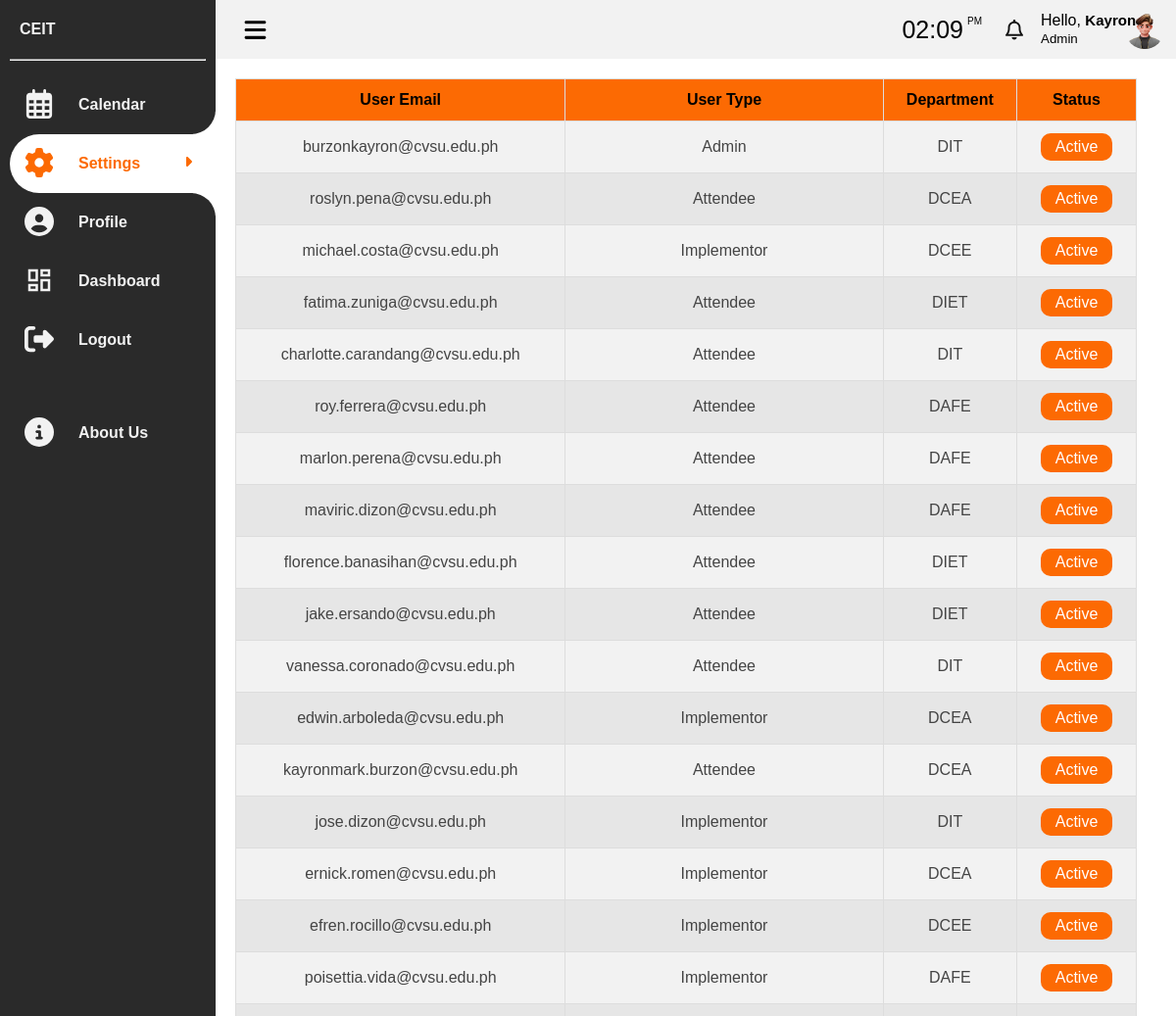
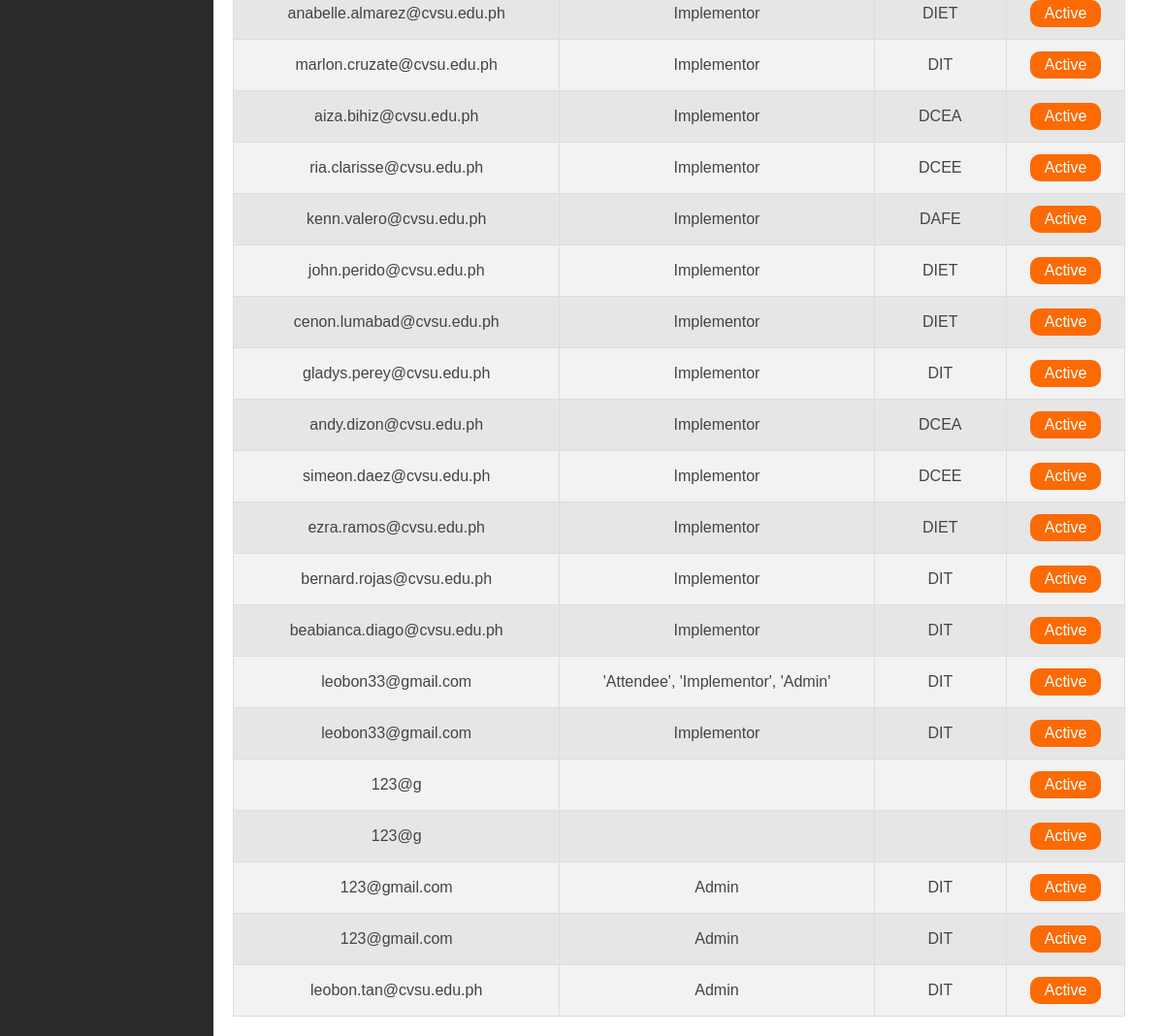
/CAPSTONE/PAGES/status.php (signed in), run on the app's committed database (2 pictures, top to bottom).
### tables this page shows
CREATE TABLE `user_form` (
  `id` int(255) NOT NULL,
  `nickname` varchar(255) NOT NULL,
  `name` varchar(255) NOT NULL,
  `user_email` varchar(255) NOT NULL,
  `position` varchar(255) NOT NULL,
  `password` varchar(255) NOT NULL,
  `user_type` varchar(255) NOT NULL DEFAULT '''Attendee'', ''Implementor'', ''Admin''',
  `department` varchar(255) NOT NULL DEFAULT 'DIT',
  `image` varchar(50) NOT NULL,
  `status` tinyint(1) NOT NULL,
  `reset_token_hash` varchar(64) DEFAULT NULL,
  `reset_token_expires_at` datetime DEFAULT NULL
);

### CAPSTONE/PAGES/status.php (the view, shortened to what this page needs)
<!DOCTYPE html>
<html lang="en">
<head>
    <link rel="stylesheet" href="css/font_1.css">
    <link rel="stylesheet" href="css/practice.css">
    <link rel="stylesheet" href="css/style.css">
	<link rel="stylesheet" href="css/profile.css">
	<link rel="stylesheet" href="css/notif.css">
	<link rel="stylesheet" href="css/button.css">
    <link rel="stylesheet" href="css/admin_panel.css">
    <link rel="stylesheet" href="css/clock.css">
</head>
<body>
    <div class="web">
        <div class="navigation">
            <ul>
                <li>
                    <a href="">
                        <span class="title">CEIT</span>
                    </a>
                    <hr class="hr">
                </li>
                <li>
                    <a href="calendar_admin.php">
                        <span class="icon">
                        </span>
                        <span class="title">Calendar</span>
                    </a>
                </li>
                <li>
                    <a class="sub-btn" id="active">
                        <span class="icon" id="settings">
                        </span>
                        <span class="title" style="color: #FC6A03;">Settings</span>
                        <svg class="dropdown" xmlns="http://www.w3.org/2000/svg" height="16" width="16" viewBox="0 0 256 512"><path d="M246.6 278.6c12.5-12.5 12.5-32.8 0-45.3l-128-128c-9.2-9.2-22.9-11.9-34.9-6.9s-19.8 16.6-19.8 29.6l0 256c0 12.9 7.8 24.6 19.8 29.6s25.7 2.2 34.9-6.9l128-128z" style="fill: #FC6A03;"/></svg>
                    </a>
                </li>
                <li>
                    <a href="profile_admin.php">
                        <span class="icon">
                        </span>
                        <span class="title">Profile</span>
                    </a>
                </li>
                <li>
                    <a href="homepage_admin.php">
                        <span class="icon">
                        </span>
                        <span class="title">Dashboard</span>
                    </a>
                </li>
                <li>
                    <a href="logout.php">
                        <span class="icon">
                        </span>
                        <span class="title">Logout</span>
                    </a>
                </li>
                <li>
                    <a href="about_admin.php" class="bottom">
                        <span class="icon">
                        </span>
                        <span class="title">About Us</span>
                    </a>
                </li>
            </ul>
        </div>
        <div class="main">
            <div class="topbar">
                <div class="toggle">
                </div>
                <div class="card_8">
                        <div class="clocks_container">
                            <div class="clocks__content grid">
                                <div class="clocks__text">
                                    <div class="clocks__text-hour" id="text-hour"></div>
                                    <div class="clocks__text-minutes" id="text-minutes"></div>
                                    <div class="clocks__text-ampm" id="text-ampm"></div>
                                </div>
                            </div>
                        </div>
                    </div>
                    <div class="notify">
                    <button class="button" onclick="toggleActivities()">
                    </button>
                </div>
                <?php
                    $userEmail = $_SESSION['user_email'];
                    $servername = "localhost";
                    $username = "root";
                    $password = "";
                    $dbname = "scheduler";
                    $conn = new mysqli($servername, $username, $password, $dbname);
                    $sql = "SELECT nickname, user_type, image FROM user_form WHERE user_email = ?";
                    $stmt = $conn->prepare($sql);
                    $stmt->bind_param("s", $userEmail);
                    $stmt->execute();
                    $stmt->store_result();
                    if ($stmt->num_rows > 0) {
                        $stmt->bind_result($nickname, $userType, $image);
                        echo '<div class="info">
                                <p>Hello, <b>'.$nickname.'</b></p>
                                <small class="text-muted">'.$userType.'</small>
                            </div>';
                        if (!empty($image)) {
                            echo '<div class="user">
                                    <img src="img/'.$image.'" alt="">
                                </div>';
                        } else {
                            echo '<div class="user">
                                    <img src="img/img.png" alt="">
                                </div>';
                        }
                    } else {
                        echo "User details not found";
                    }
                ?>
            </div>
            <div class="cardBox_3">
                <div class="box">
                    <?php
                        $servername = "localhost";
                        $username = "root";
                        $password = "";
                        $dbname = "scheduler";
                        $conn = new mysqli($servername, $username, $password, $dbname);
                        $sql = "SELECT user_email, user_type, department, status FROM user_form";
                        $result = $conn->query($sql);
                        if ($result->num_rows > 0) {
                            echo "<table id='customers'>";
                            echo "<tr><th>User Email</th><th>User Type</th><th>Department</th><th>Status</th></tr>";
                            while ($row = $result->fetch_assoc()) {
                                echo "<tr>";
                                echo "<td>" . $row["user_email"] . "</td>";
                                echo "<td>" . $row["user_type"] . "</td>";
                                echo "<td>" . $row["department"] . "</td>";
                                echo "<td>";
                                if ($row["status"] == 0) {
                                    echo "<button class='status' onclick='changeStatus(\"" . $row["user_email"] . "\", \"Active\", this)'>Active</button>";
                                } else {
                                    echo "<button class='status' onclick='changeStatus(\"" . $row["user_email"] . "\", \"Inactive\", this)'>Inactive</button>";
                                }
                                echo "</td>";
                                echo "</tr>";
                            }
                            echo "</table>";
                        } else {
                            echo "0 results";
                        }
                    ?>
                </div>
            </div>
        </div>
    </div>
</body>
</html>

### CAPSTONE/PAGES/css/practice.css (style rules this page uses)
* { font-family: 'Poppins', sans-serif; margin: 0; padding: 0; box-sizing: border-box; }
:root { --blue: #2a2185; --white: #fff; --gray: #f5f5f5; --black1: #222; --black2: #999; }
body { min-height: 100vh; overflow-x: hidden; }
.web { position: relative; width: 100%; }
.navigation { position: fixed; width: 220px; height: 100%; background: #2a2a2a; border-left: 10px solid #2a2a2a; transition: 0.5s; overflow: hidden; }
.navigation ul { position: absolute; top: 0; left: 0; width: 100%; }
.navigation ul li { position: relative; width: 100%; list-style: none; border-top-left-radius: 30px; border-bottom-left-radius: 30px; }
.navigation ul li:nth-child(1) { margin-bottom: 15px; pointer-events: none; }
.navigation ul li a { position: relative; display: block; width: 100%; display: flex; text-decoration: none; color: #899DC1;; }
.navigation ul li a .icon { position: relative; display: block; min-width: 60px; height: 60px; line-height: 78px; text-align: center; }
.navigation ul li a .title { position: relative; display: block; padding: 0 10px; height: 60px; line-height: 60px; text-align: start; white-space: nowrap; font-weight: 600; font-size: medium; color: #899DC1; }
a#active { background: white; border-radius: 30px 0px 0px 30px; }
a#active::before { content: ""; position: absolute; right: 0; top: -50px; width: 50px; height: 50px; background-color: transparent; border-radius: 50%; box-shadow: 35px 35px 0 10px var(--white); pointer-events: none; }
a#active::after { content: ""; position: absolute; right: 0; bottom: -50px; width: 50px; height: 50px; background-color: transparent; border-radius: 50%; box-shadow: 35px -35px 0 10px var(--white); pointer-events: none; }
.main { position: absolute; width: calc(105% - 300px); left: 220px; min-height: 100vh; background: var(--white); transition: 0.5s; }
.topbar { width: 100%; height: 60px; display: flex; justify-content: space-between; align-items: center; padding: 0 10px; background: #f2f2f2; position: fixed; z-index: 10000; }
.toggle { position: relative; width: 60px; height: 60px; display: flex; justify-content: center; align-items: center; font-size: 2.5rem; cursor: pointer; }
.user { position: fixed; width: 40px; height: 40px; border-radius: 50%; overflow: hidden; cursor: pointer; }
.user img { position: absolute; top: 0; left: 0; width: 100%; height: 100%; object-fit: cover; }
.cardBox_3 { position: relative; width: 100%; padding: 20px; display: grid; grid-template-columns: repeat(1, 1fr); grid-gap: 30px; margin-top: 60px; }
.dropdown { position: absolute; right: 0; margin: 20px; transition: 0.3s ease; }
#settings { transition: 1s ease; }
.navigation ul li a .icon svg, .navigation ul li a .title { color: #f2f2f2; }
.bottom { margin-top: 35px; }
.hr { width: 100%; margin-left: -10px; }
.card_8 { position: fixed; background: #f2f2f2; border-radius: 3px; right: 16.5%; }

### CAPSTONE/PAGES/css/style.css (style rules this page uses)
:root { --main-color: #22BAA0; --color-dark: #34425A; --text-grey: #B0B0B0; }
.user { display: flex; align-items: center; position: fixed; right: 1%; }
input, button, select { outline: none; }
table { border-collapse: collapse; }
table tbody td { padding: 1rem 0rem; color: #444; text-align: center; }
table tbody tr { border-bottom: 1px solid #dee2e8; }
b { font-size: 15px; }
.info { position: fixed; left: 88.5%; }

### CAPSTONE/PAGES/css/profile.css (style rules this page uses)
.notify { position: fixed; top: 20px; left: 84%; }

### CAPSTONE/PAGES/css/notif.css (style rules this page uses)
.button { width: 50px; height: 50px; margin-top: 15px; margin-left: 20px; position: relative; display: flex; align-items: center; justify-content: center; background-color: rgb(0, 0, 0); border-radius: 50%; cursor: pointer; transition-duration: .3s; border: none; }
.bell { width: 18px; }

### CAPSTONE/PAGES/css/button.css (style rules this page uses)
.button { position: relative; display: flex; justify-content: center; padding: 8px; gap: 4px; height: 35px; width: 35px; border: none; background: transparent; border-radius:20px; cursor: pointer; margin-top: -7px; margin-left: 9px; }

### data on the page
user_form: nickname "Kayron", user_type "Admin", image (picture)

### other printed values
$row["user_email"] "burzonkayron@cvsu.edu.ph"
$row["user_type"] "Admin"
$row["department"] "DIT"
$row["user_email"] "roslyn.pena@cvsu.edu.ph"
$row["user_type"] "Attendee"
$row["department"] "DCEA"
$row["user_email"] "michael.costa@cvsu.edu.ph"
$row["user_type"] "Implementor"
$row["department"] "DCEE"
$row["user_email"] "fatima.zuniga@cvsu.edu.ph"
$row["department"] "DIET"
$row["user_email"] "charlotte.carandang@cvsu.edu.ph"
$row["user_email"] "roy.ferrera@cvsu.edu.ph"
$row["department"] "DAFE"
$row["user_email"] "marlon.perena@cvsu.edu.ph"
